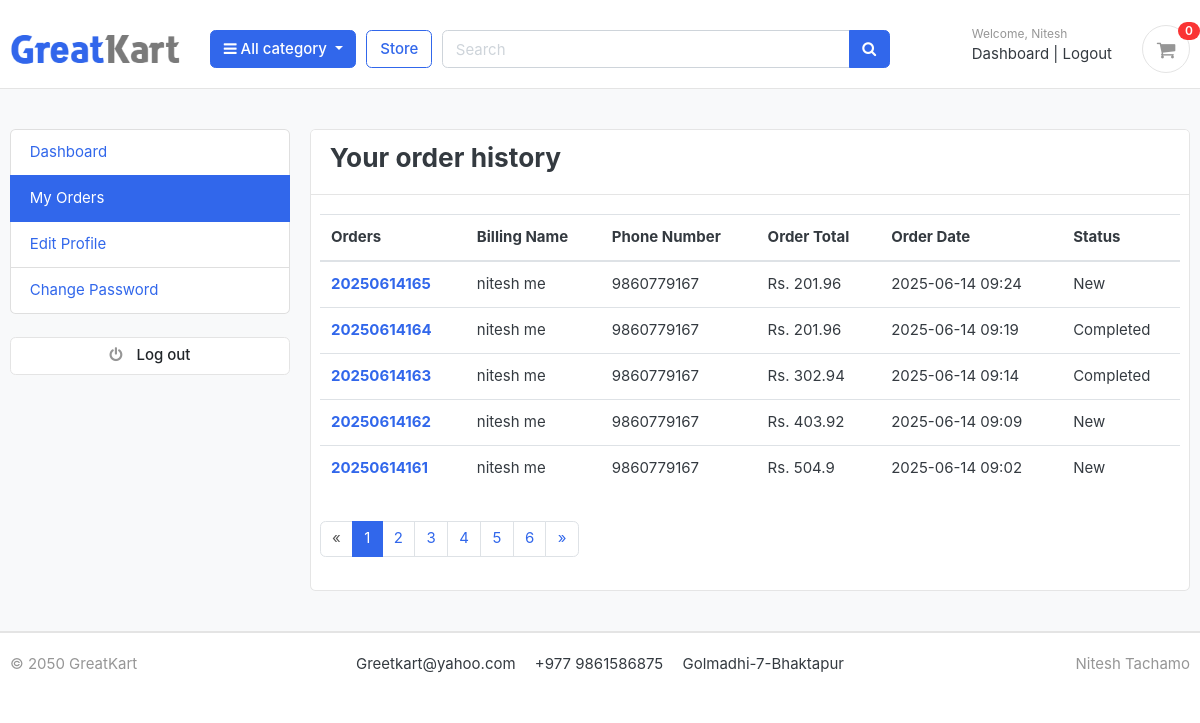
Page /accounts/my_orders/ (signed in) on the earlier database version.
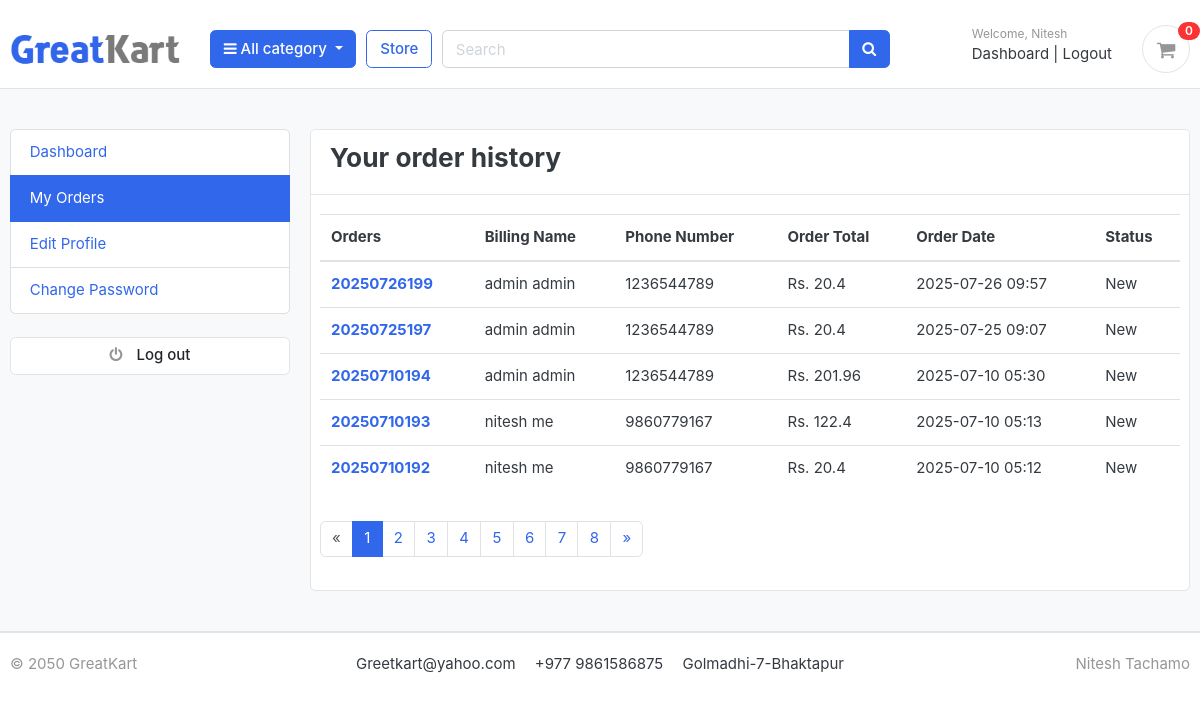
Same page on the later database version.
### orders/models.py (models this page shows, shortened)
class Order(models.Model):
    STATUS_CHOICES = (
    ('New', 'New'),
    ('Accepted', 'Accepted'),
    ('Completed', 'Completed'),
    ('Cancelled', 'Cancelled'),
    )
    user = models.ForeignKey(Account, on_delete=models.SET_NULL, null=True)
    payment = models.ForeignKey('Payment', on_delete=models.SET_NULL, blank=True, null=True)
    order_number = models.CharField(max_length=20)
    first_name = models.CharField(max_length=50)
    last_name = models.CharField(max_length=50)
    phone = models.CharField(max_length=15)
    email = models.EmailField(max_length=100)
    address_line_1 = models.CharField(max_length=100)
    address_line_2 = models.CharField(max_length=100, blank=True)
    country = models.CharField(max_length=50)
    state = models.CharField(max_length=50)
    city = models.CharField(max_length=50)
    order_note = models.TextField(blank=True)
    order_total = models.FloatField()
    tax = models.FloatField()
    status = models.CharField(max_length=10, choices=STATUS_CHOICES, default='New')
    ip = models.CharField(max_length=20, blank=True)
    is_ordered = models.BooleanField(default=False)
    created_at = models.DateTimeField(auto_now_add=True)
    updated_at = models.DateTimeField(auto_now=True)
    def full_name(self):
        return f'{self.first_name} {self.last_name}'

### accounts/views.py (the view)
# urls.py: path('my_orders/',views.my_orders,name="my_orders"),
@login_required
def my_orders(request):
    orders_qs = Order.objects.filter(user=request.user, is_ordered=True).order_by('-created_at')
    paginator = Paginator(orders_qs, 5)  # 5 orders per page
    page_number = request.GET.get('page')
    orders = paginator.get_page(page_number)
    context = {'orders': orders}
    return render(request, 'accounts/my_orders.html', context)

### carts/context_processors.py (called while the page is built)
def counter(request):
    cart_count=0
    if 'admin' in request.path:
        return{}
    else:
        try:
            cart=Cart.objects.filter(cart_id=_cart_id(request))
            if request.user.is_authenticated:
                cart_items=CartItem.objects.all().filter(user=request.user)
            else:
                cart_items=CartItem.objects.all().filter(cart=cart[:1])
            for cart_item in cart_items:
                cart_count += cart_item.quantity
        except Cart.DoesNotExist:
            cart_count=0
    return dict(cart_count=cart_count)

### carts/views.py (called while the page is built)
def _cart_id(request):
    cart = request.session.session_key
    if not cart:
        cart = request.session.create()
    return cart

### category/context_processors.py (called while the page is built)
def menu_links(request):
    links = Category.objects.all()
    return dict(links=links)

### category/models.py (called while the page is built)
    def get_url(self):
        return reverse('products_by_category', args=[self.slug])

### templates/accounts/my_orders.html (shortened to what this page needs)
{% extends "base.html" %}
{% block content %}
<section class="section-conten padding-y bg">
  <div class="container">
    <div class="row">
      {% include "includes/dashboard_sidebar.html" %}
      <main class="col-md-9">
        <article class="card">
          <header class="card-header">
            <h3 class="d-inline-block mr-3">Your order history</h3>
          </header>
          <div class="card-body">
            <div class="row">
              <table class="table">
                <thead>
                  <tr>
                    <th scope="col">Orders</th>
                    <th scope="col">Billing Name</th>
                    <th scope="col">Phone Number</th>
                    <th scope="col">Order Total</th>
                    <th scope="col">Order Date</th>
                    <th scope="col">Status</th>
                  </tr>
                </thead>
                <tbody>
                  {% for order in orders %}
                  <tr>
                    <th scope="row">
                      <a href="{% url "order_detail" order.order_number %}">{{ order.order_number }}</a>
                    </th>
                    <td>{{ order.full_name }}</td>
                    <td>{{ order.phone }}</td>
                    <td>Rs. {{ order.order_total }}</td>
                    <td>{{ order.created_at|date:"Y-m-d H:i" }}</td>
                    <td>{{ order.status }}</td>
                  </tr>
                  {% empty %}
                  <tr>
                    <td colspan="7" class="text-center">No orders found.</td>
                  </tr>
                  {% endfor %}
                </tbody>
              </table>
              {% if orders.has_other_pages %}
              <nav aria-label="Order pagination" class="mt-3">
                <ul class="pagination justify-content-center">
                  {% if orders.has_previous %}
                  <li class="page-item">
                    <a class="page-link" href="?page={{ orders.previous_page_number }}" aria-label="Previous">
                      &laquo;
                    </a>
                  </li>
                  {% else %}
                  <li class="page-item disabled">
                    <span class="page-link">&laquo;</span>
                  </li>
                  {% endif %}
                  {% for num in orders.paginator.page_range %}
                    <li class="page-item {% if orders.number == num %}active{% endif %}">
                      <a class="page-link" href="?page={{ num }}">{{ num }}</a>
                    </li>
                  {% endfor %}
                  {% if orders.has_next %}
                  <li class="page-item">
                    <a class="page-link" href="?page={{ orders.next_page_number }}" aria-label="Next">
                      &raquo;
                    </a>
                  </li>
                  {% else %}
                  <li class="page-item disabled">
                    <span class="page-link">&raquo;</span>
                  </li>
                  {% endif %}
                </ul>
              </nav>
              {% endif %}
            </div>
          </div>
        </article>
      </main>
    </div>
  </div>
</section>
{% endblock %}

Differences in the rows shown:
no longer on this page (row unchanged): Order: order_number "20250614165", full_name "nitesh me", phone "9860779167", order_total "201.96", created_at "2025-06-14 09:24", status "New"
no longer on this page (row unchanged): Order: order_number "20250614164", full_name "nitesh me", phone "9860779167", order_total "201.96", created_at "2025-06-14 09:19", status "Completed"
no longer on this page (row unchanged): Order: order_number "20250614163", full_name "nitesh me", phone "9860779167", order_total "302.94", created_at "2025-06-14 09:14", status "Completed"
no longer on this page (row unchanged): Order: order_number "20250614162", full_name "nitesh me", phone "9860779167", order_total "403.92", created_at "2025-06-14 09:09", status "New"
no longer on this page (row unchanged): Order: order_number "20250614161", full_name "nitesh me", phone "9860779167", order_total "504.9", created_at "2025-06-14 09:02", status "New"
added Order: order_number "20250726199", full_name "admin admin", phone "1236544789", order_total "20.4", created_at "2025-07-26 09:57", status "New"
added Order: order_number "20250725197", full_name "admin admin", phone "1236544789", order_total "20.4", created_at "2025-07-25 09:07", status "New"
added Order: order_number "20250710194", full_name "admin admin", phone "1236544789", order_total "201.96", created_at "2025-07-10 05:30", status "New"
added Order: order_number "20250710193", full_name "nitesh me", phone "9860779167", order_total "122.4", created_at "2025-07-10 05:13", status "New"
added Order: order_number "20250710192", full_name "nitesh me", phone "9860779167", order_total "20.4", created_at "2025-07-10 05:12", status "New"
Other differences:
new list line: "7"
new list line: "8"
